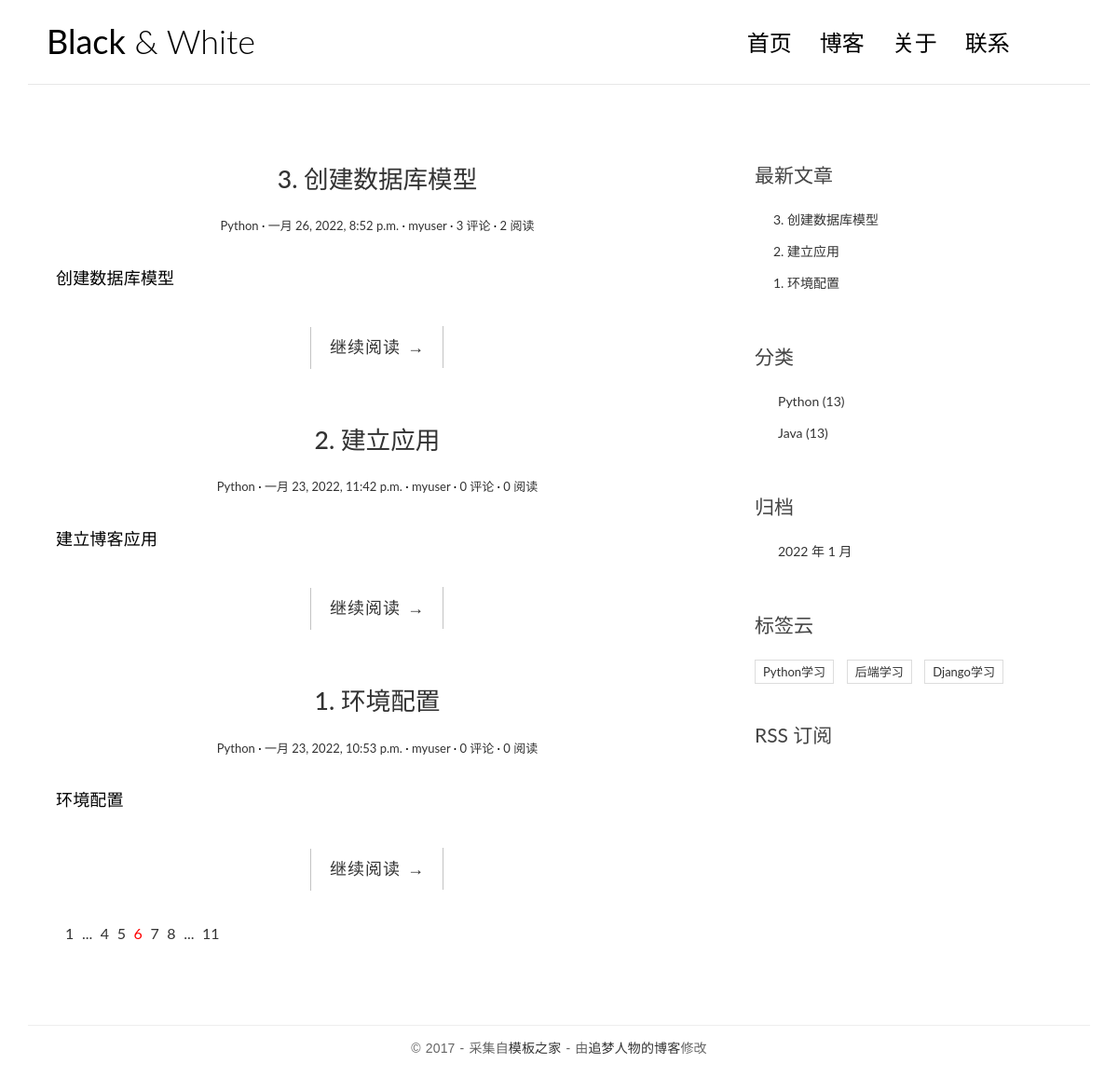
The page / on the database its author committed.
### blog/models.py (models this page shows, shortened)
class Post(models.Model):
    title = models.CharField('标题',max_length=70)
    body = models.TextField('正文')
    created_time = models.DateTimeField('创建时间', default=timezone.now)
    modified_time = models.DateField('修改时间')
    excerpt = models.CharField('摘要',max_length=200, blank=True)
    category = models.ForeignKey(Category, verbose_name='分类', on_delete=models.CASCADE)
    tags = models.ManyToManyField(Tag, verbose_name='标签', blank=True)
    author = models.ForeignKey(User, verbose_name='作者', on_delete=models.CASCADE)
    views = models.PositiveIntegerField(default=0, editable=False)
    class Meta:
        verbose_name = '文章'
        verbose_name_plural = verbose_name
        ordering = ['-created_time']
    def get_absolute_url(self):
        return reverse('blog:detail', kwargs={'pk': self.pk})

class Category(models.Model):
    name = models.CharField(max_length=100)
    class Meta:
        verbose_name = '分类'
        verbose_name_plural = verbose_name

class Tag(models.Model):
    name = models.CharField(max_length=100)
    class Meta:
        verbose_name = '标签'
        verbose_name_plural = verbose_name

### blog/views.py (the view)
# urls.py: path('', views.IndexView.as_view(), name='index'),
class IndexView(ListView):
    model = Post
    template_name = 'blog/index.html'
    context_object_name = 'post_list'

### blog/templatetags/blog_extras.py (called while the page is built)
@register.inclusion_tag('blog/inclusions/_recent_posts.html', takes_context=True)
def show_recent_posts(context, num=5):
    return {
        'recent_post_list': Post.objects.all()[:num]
    }

@register.inclusion_tag('blog/inclusions/_archives.html', takes_context=True)
def show_archives(context):
    return {
        'date_list': Post.objects.dates('created_time', 'month', order='DESC'),
    }

@register.inclusion_tag('blog/inclusions/_categories.html', takes_context=True)
def show_categories(context):
    return {
        'category_list': Category.objects.all()
    }

@register.inclusion_tag('blog/inclusions/_tags.html', takes_context=True)
def show_tags(context):
    return {
        'tag_list': Tag.objects.all(),
    }

### templates/blog/index.html
{% extends 'base.html' %}
{% block main %}
{% for post in post_list %}
                <article class="post post-{{ post.pk }}">
                    <header class="entry-header">
                        <h1 class="entry-title">
                            <a href="{{ post.get_absolute_url }}">{{ post.title }}</a>
                        </h1>
                        <div class="entry-meta">
                            <span class="post-category"><a href="{% url 'blog:category' post.category.pk %}">{{ post.category.name}}</a></span>
                            <span class="post-date"><a href="{% url 'blog:archive' post.created_time.year post.created_time.month %}"><time class="entry-date"
                                                                      datetime="{{ post.created_time }}">{{ post.created_time }}</time></a></span>
                            <span class="post-author"><a href="{% url 'blog:index' %}">{{ post.author }}</a></span>
                            <span class="comments-link"><a href="{{ post.get_absolute_url }}#comment-area">{{ post.comment_set.count }} 评论</a></span>
                            <span class="views-count"><a href="{{ post.get_absolute_url }}">{{ post.views }} 阅读</a></span>
                        </div>
                    </header>
                    <div class="entry-content clearfix">
                        <p>{{ post.excerpt }}</p>
                        <div class="read-more cl-effect-14">
                            <a href="{{ post.get_absolute_url }}" class="more-link">继续阅读 <span class="meta-nav">→</span></a>
                        </div>
                    </div>
                </article>
            {% empty %}
            <div class="no-post">暂时还没有发布的文章</div>
            {% endfor %}
                <div class="pagination">
                    <ul>
                        <li><a href="">1</a></li>
                        <li><a href="">...</a></li>
                        <li><a href="">4</a></li>
                        <li><a href="">5</a></li>
                        <li class="current"><a href="">6</a></li>
                        <li><a href="">7</a></li>
                        <li><a href="">8</a></li>
                        <li><a href="">...</a></li>
                        <li><a href="">11</a></li>
                    </ul>
                </div>
{% endblock main %}

### templates/base.html (shortened to what this page needs)
{% load static %}
{% load blog_extras %}
<!DOCTYPE html>
<html>
<head>
    <link rel="stylesheet" href="{% static 'blog/css/bootstrap.min.css' %}">
    <link rel="stylesheet" href="http://code.ionicframework.com/ionicons/2.0.1/css/ionicons.min.css">
    <link rel="stylesheet" href="{% static 'blog/css/pace.css' %}">
    <link rel="stylesheet" href="{% static 'blog/css/custom.css' %}">
    <link href="https://cdn.bootcss.com/highlight.js/9.15.8/styles/github.min.css" rel="stylesheet">
</head>
<body>
<div class="container">
    <header id="site-header">
        <div class="row">
            <div class="col-md-4 col-sm-5 col-xs-8">
                <div class="logo">
                    <h1><a href="{% url 'blog:index' %}"><b>Black</b> &amp; White</a></h1>
                </div>
            </div>
            <div class="col-md-8 col-sm-7 col-xs-4">
                <nav class="main-nav" role="navigation">
                    <div class="collapse navbar-collapse" id="bs-example-navbar-collapse-1">
                        <ul class="nav navbar-nav navbar-right">
                            <li class="cl-effect-11"><a href="{% url 'blog:index' %}" data-hover="首页">首页</a></li>
                            <li class="cl-effect-11"><a href="full-width.html" data-hover="博客">博客</a></li>
                            <li class="cl-effect-11"><a href="about.html" data-hover="关于">关于</a></li>
                            <li class="cl-effect-11"><a href="contact.html" data-hover="联系">联系</a></li>
                        </ul>
                    </div>
                </nav>
            </div>
        </div>
    </header>
</div>
<div class="content-body">
    <div class="container">
        <div class="row">
            <main class="col-md-8">
                {% block main %}
                {% endblock main %}
            </main>
            <aside class="col-md-4">
                {% show_recent_posts %}
                {% show_categories %}
                {% show_archives %}
                {% show_tags %}
                <div class="rss">
                    <a href=""> RSS 订阅</a>
                </div>
            </aside>
        </div>
    </div>
</div>
<footer id="site-footer">
    <div class="container">
        <div class="row">
            <div class="col-md-12">
                <p class="copyright">&copy 2017 - 采集自<a href="http://www.cssmoban.com/"
                                                        target="_blank" title="模板之家">模板之家</a>
                    - 由<a href="http://zmrenwu.com/" title="网页模板" target="_blank">追梦人物的博客</a>修改
                </p>
            </div>
        </div>
    </div>
</footer>
</body>
</html>

### templates/blog/inclusions/_recent_posts.html
<div class="widget widget-recent-posts">
    <h3 class="widget-title">最新文章</h3>
    <ul>
      {% for post in recent_post_list %}
        <li>
          <a href="{{ post.get_absolute_url }}">{{ post.title }}</a>
        </li>
      {% empty %}
        暂无文章！
      {% endfor %}
    </ul>
</div>

### templates/blog/inclusions/_categories.html
<div class="widget widget-category">
  <h3 class="widget-title">分类</h3>
  <ul>
    {% for category in category_list %}
      <li>
        <a href="{% url 'blog:category' category.pk %}">
          {{ category.name }} <span class="post-count">(13)</span></a>
      </li>
    {% empty %}
      暂无分类！
    {% endfor %}
  </ul>
</div>

### templates/blog/inclusions/_archives.html
<div class="widget widget-archives">
    <h3 class="widget-title">归档</h3>
    <ul>
      {% for date in date_list %}
        <li>
          <a href="{% url 'blog:archive' date.year date.month %}">
            {{ date.year }} 年 {{ date.month }} 月
          </a>
        </li>
      {% empty %}
        暂无归档！
      {% endfor %}
    </ul>
</div>

### templates/blog/inclusions/_tags.html
<div class="widget widget-tag-cloud">
  <h3 class="widget-title">标签云</h3>
  <ul>
    {% for tag in tag_list %}
      <li>
        <a href="{% url 'blog:tag' tag.pk %}">
          {{ tag.name }}</a>
      </li>
    {% empty %}
      暂无标签！
    {% endfor %}
  </ul>
</div>

### blog/static/blog/css/custom.css (style rules this page uses)
* { outline: none; }
h1, h2, h3, h4, h5, h6 { margin-top: 0; }
b { font-weight: 400; }
a { color: #333; }
body { color: #444; font-family: 'Lato', sans-serif; }
p { font-family: 'Ubuntu', sans-serif; font-weight: 400; word-spacing: 1px; letter-spacing: 0.01em; }
#site-header { background-color: #FFF; padding: 25px 20px; margin-bottom: 40px; border-bottom: 1px solid #e7e7e7; }
.logo h1 a { color: #000; }
.logo h1 { margin: 0; font-family: 'Lato', sans-serif; font-weight: 300; }
.main-nav { margin-top: 11px; max-width: 95%; }
.main-nav a { color: #000000 !important; padding: 0 0 5px 0 !important; margin-right: 30px; font-family: 'Lato', sans-serif; font-weight: 300; font-size: 24px; }
.cl-effect-11 a { padding: 10px 0; color: #0972b4; text-shadow: none; }
.cl-effect-11 a::before { position: absolute; top: 0; left: 0; overflow: hidden; padding: 0 0 5px 0 !important; max-width: 0; border-bottom: 1px solid #000; color: #000; content: attr(data-hover); white-space: nowrap; -webkit-transition: max-width 0.5s; -moz-transition: max-width 0.5s; transition: max-width 0.5s; }
.content-body { padding-bottom: 4em; }
.post { background: #fff; padding: 30px 30px 0; }
.entry-title { text-align: center; font-size: 1.9em; margin-bottom: 20px; line-height: 1.6; padding: 10px 20px 0; }
.entry-meta { text-align: center; color: #DDDDDD; font-size: 13px; margin-bottom: 30px; }
.entry-content { font-size: 18px; line-height: 1.9; font-weight: 300; color: #000; }
.post-category::after, .post-date::after, .post-author::after, .comments-link::after { content: ' ·'; color: #000; }
.read-more { font-family: 'Ubuntu', sans-serif; font-weight: 400; word-spacing: 1px; letter-spacing: 0.01em; text-align: center; margin-top: 20px; }
.cl-effect-14 a { padding: 0 20px; height: 45px; line-height: 45px; position: relative; display: inline-block; margin: 15px 25px; letter-spacing: 1px; font-weight: 400; text-shadow: 0 0 1px rgba(255, 255, 255, 0.3); }
.cl-effect-14 a::before, .cl-effect-14 a::after { position: absolute; width: 45px; height: 1px; background: #C3C3C3; content: ''; -webkit-transition: all 0.3s; -moz-transition: all 0.3s; transition: all 0.3s; pointer-events: none; }
.cl-effect-14 a::before { top: 0; left: 0; -webkit-transform: rotate(90deg); -moz-transform: rotate(90deg); transform: rotate(90deg); -webkit-transform-origin: 0 0; -moz-transform-origin: 0 0; transform-origin: 0 0; }
.cl-effect-14 a::after { right: 0; bottom: 0; -webkit-transform: rotate(90deg); -moz-transform: rotate(90deg); transform: rotate(90deg); -webkit-transform-origin: 100% 0; -moz-transform-origin: 100% 0; transform-origin: 100% 0; }
.widget { background: #fff; padding: 30px 0 0; }
.widget-title { font-size: 1.5em; margin-bottom: 20px; line-height: 1.6; padding: 10px 0 0; font-weight: 400; }
.widget-recent-posts ul { padding: 0; margin: 0; padding-left: 20px; }
.widget-recent-posts ul li { list-style-type: none; position: relative; line-height: 170%; margin-bottom: 10px; }
.widget-recent-posts ul li::before { content: '\f3d3'; font-family: "Ionicons"; position: absolute; left: -17px; top: 3px; font-size: 16px; color: #000; }
.widget-archives ul { padding: 0; margin: 0; padding-left: 25px; }
.widget-archives ul li { list-style-type: none; position: relative; line-height: 170%; margin-bottom: 10px; }
.widget-archives ul li::before { content: '\f3f3'; font-family: "Ionicons"; position: absolute; left: -25px; top: 1px; font-size: 16px; color: #000; }
.widget-category ul { padding: 0; margin: 0; padding-left: 25px; }
.widget-category ul li { list-style-type: none; position: relative; line-height: 170%; margin-bottom: 10px; }
.widget-category ul li::before { content: '\f3fe'; font-family: "Ionicons"; position: absolute; left: -25px; top: 1px; font-size: 18px; color: #000; }
.widget-tag-cloud ul { padding: 0; margin: 0; margin-right: -10px; }
.widget-tag-cloud ul li { list-style-type: none; font-size: 13px; display: inline-block; margin-right: 10px; margin-bottom: 10px; padding: 3px 8px; border: 1px solid #ddd; }
.rss { font-size: 21px; margin-top: 30px; }
.rss a { color: #444; }
#site-footer { padding-top: 10px; padding: 0 0 1.5em 0; }
.copyright { text-align: center; padding-top: 1em; margin: 0; border-top: 1px solid #eee; color: #666; }
.pagination ul { list-style: none; }
.pagination ul li { display: inline-block; font-size: 16px; margin-right: 5px; }
.current a { color: red; }

### rows shown on the page
Post: title "3. 创建数据库模型", category.name "Python", created_time "一月 26, 2022, 8:52 p.m.", author "myuser", comment_set.count "3", views "2", excerpt "创建数据库模型"
Post: title "2. 建立应用", category.name "Python", created_time "一月 23, 2022, 11:42 p.m.", author "myuser", comment_set.count "0", views "0", excerpt "建立博客应用"
Post: title "1. 环境配置", category.name "Python", created_time "一月 23, 2022, 10:53 p.m.", author "myuser", comment_set.count "0", views "0", excerpt "环境配置"
Category: name "Python"
Category: name "Java"
Tag: name "Python学习"
Tag: name "后端学习"
Tag: name "Django学习"

### other values the page prints
{{ date.year }} "2022"
{{ date.month }} "1"
